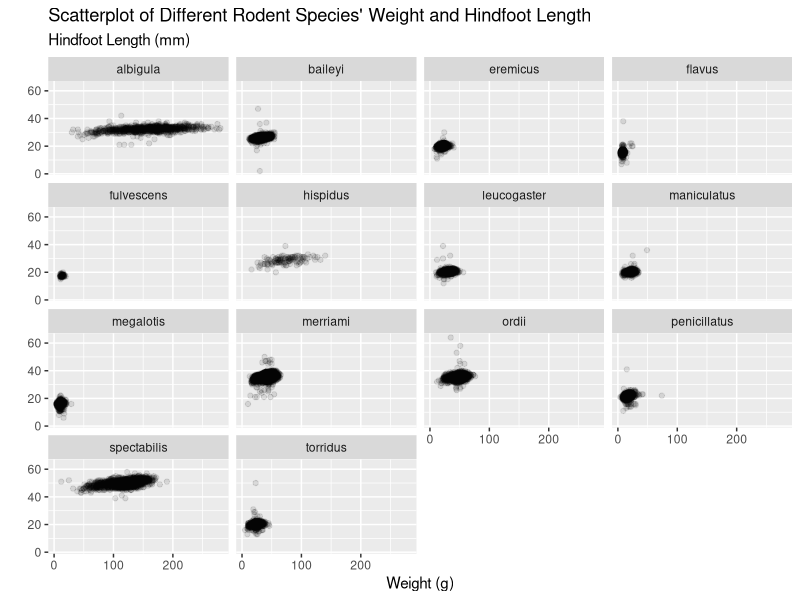
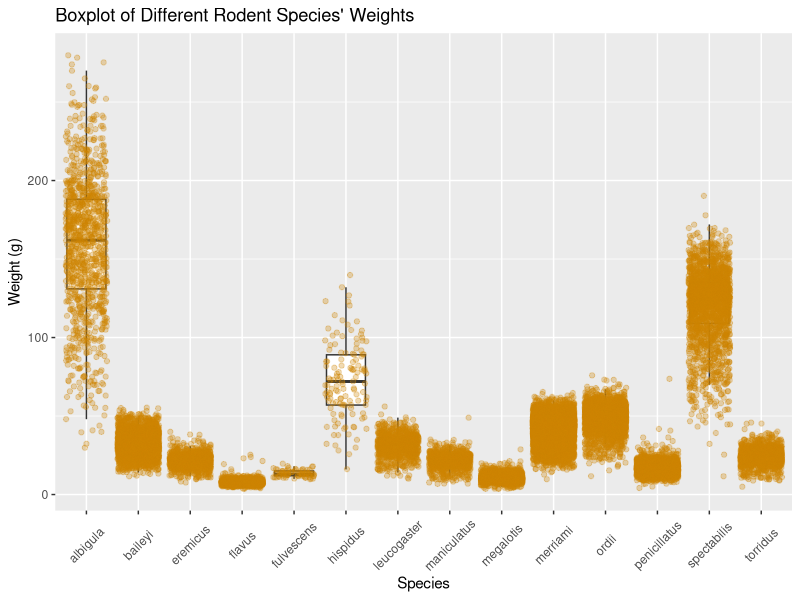
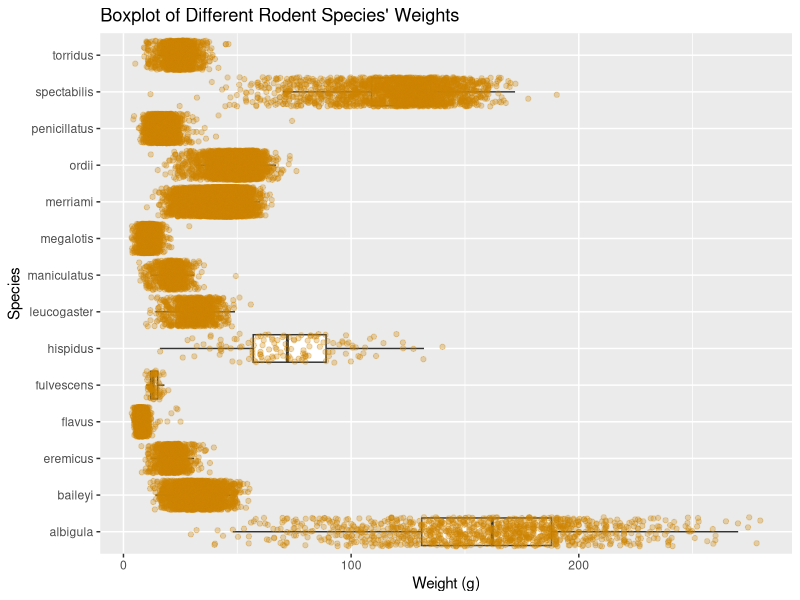
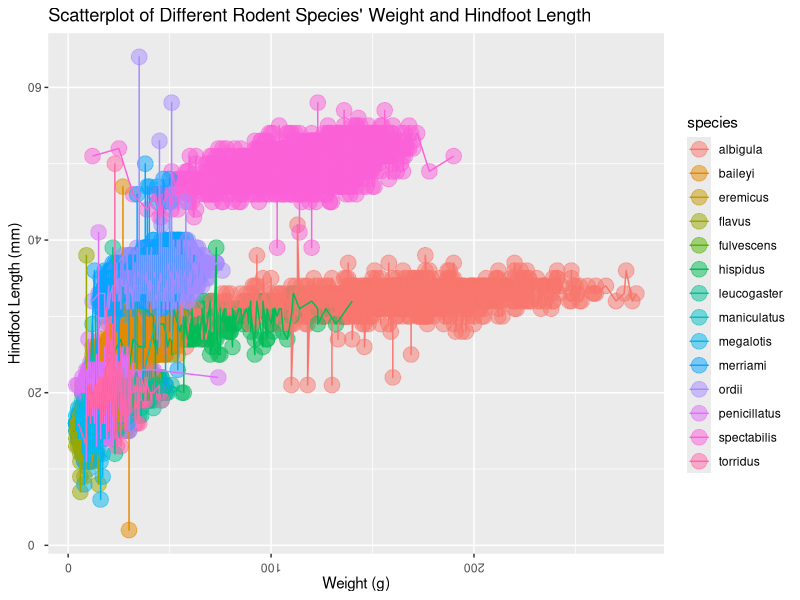

Source code (R) for these figures, in order:
## ---- chunk 1
# code for loading packages goes here!
library(tidyverse)
## ---- chunk 2
# Code for question 0!
surveys <- read_csv(file = "surveys.csv")
surveys
## ---- chunk 3
# https://how.dev/answers/how-to-check-the-dimension-of-a-dataframe-in-r
dim(surveys)
## ---- chunk 4
spec(surveys)
## ---- chunk 5
# Code for question 3!
uniqueTaxa <- unique(surveys$taxa)
uniqueTaxa
## ---- chunk 6
# Scatterplot code for question s 4-8! 
ggplot(data = surveys, mapping = aes(x = weight, y = hindfoot_length)) +
  geom_point(alpha = 0.1) +
  facet_wrap(vars(species)) +
  labs(title = "Scatterplot of Different Rodent Species' Weight and Hindfoot Length", subtitle = "Hindfoot Length (mm)", x = "Weight (g)", y = "")
## ---- chunk 7
#https://stackoverflow.com/questions/1330989/rotating-and-spacing-axis-labels-in-ggplot2
# Boxplot code for question 10 - 15!
ggplot(data = surveys, mapping = aes(x = species, y = weight)) +
  labs(title = "Boxplot of Different Rodent Species' Weights", x = "Species", y = "Weight (g)") +
  theme(axis.text.x = element_text(angle = 45, vjust = 0.5)) +
  geom_boxplot(outlier.shape = NA) +
  geom_jitter(alpha = 0.3, color = "orange3")
## ---- chunk 8
#https://r-charts.com/distribution/box-plot-ggplot2/#:~:text=There%20are%20two%20main%20ways,Option%201%3A%20changing%20the%20argument.&text=Option%202%3A%20using%20coord_flip%20.
# Copy-paste boxplot code. Then modify for question 16!
ggplot(data = surveys, mapping = aes(x = species, y = weight)) +
  labs(title = "Boxplot of Different Rodent Species' Weights", x = "Species", y = "Weight (g)") +
  geom_boxplot(outlier.shape = NA) +
  coord_flip() +
  geom_jitter(alpha = 0.3, color = "orange3")
## ---- chunk 9
# response(number) ~ predictor(categorical), predict weight based on species 
species_mod <- aov(surveys$weight ~ surveys$species, data = surveys)
summary(species_mod)
## ---- chunk 10
library(emmeans)
## ---- chunk 11
species_estimates <- emmeans(species_mod, specs = "species")
species_estimates
## ---- chunk 12
# carry out pairwise comparisons between species.
pairwiseComparison <- pairs(species_estimates)
pairwiseComparison
## ---- chunk 13
# Make your ugly graphic here!
ggplot(data = surveys, mapping = aes(x = weight, y = hindfoot_length)) +
  geom_point(alpha = 0.5, aes(color = species), size = 5) +
  geom_line(aes(color = species)) +
  labs(title = "Scatterplot of Different Rodent Species' Weight and Hindfoot Length", x = "Weight (g)", y = "Hindfoot Length (mm)") +
  theme(axis.text.x = element_text(angle = 180), axis.text.y = element_text(angle = 180)) 
#Removed the facetting so you only have to look at one chart (now you cant see properly indiv pts properly), 
#various colors to be more visually appealing (too many rainbow colors, hard for colorblind ppl), made the points bigger (visual clutter), #added lines to see each species (visual clutter), rotated the axis labels (too much brain power)   
